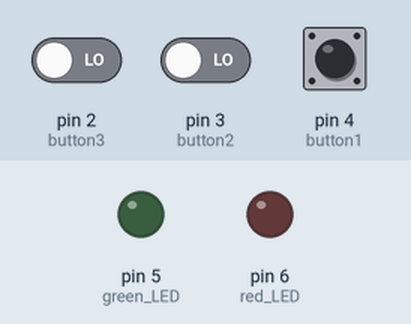
Recording of a sketch running on a simulated Arduino Uno, built with avr-gcc and run on an emulated ATmega328P. On the bench: output pins drawn as LEDs (lit = HIGH). Inputs (shaded band) come from the test bench; at power-on: pin 2 (button3) LOW, pin 3 (button2) LOW, pin 4 (button1) LOW.

Above: at 1.2 s.
1.3 s: pin 2 (button3) driven HIGH and pin 3 (button2) driven HIGH
At 1.7 s:
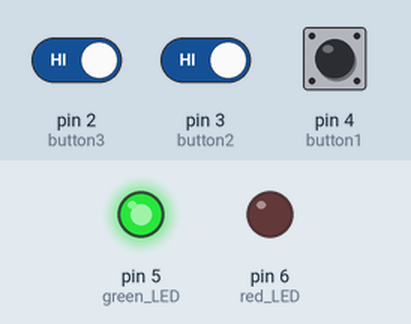
4.3 s: pin 4 (button1) pulled HIGH for 0.15 s
At 4.7 s:
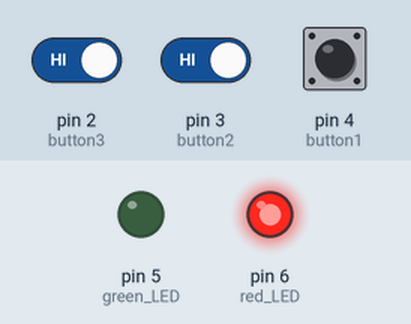
7.3 s: pin 2 (button3) driven LOW
At 7.7 s:
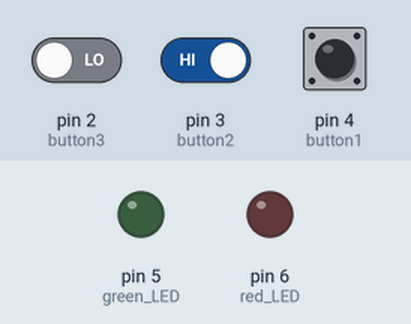
8.8 s: pin 2 (button3) driven HIGH
At 9.2 s:
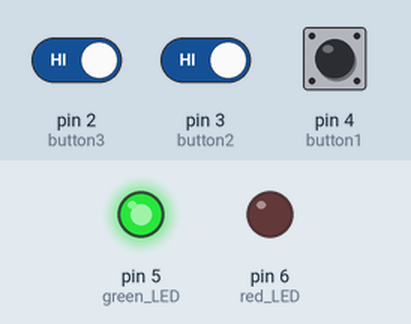
11.8 s: pin 3 (button2) driven LOW
At 12.3 s:
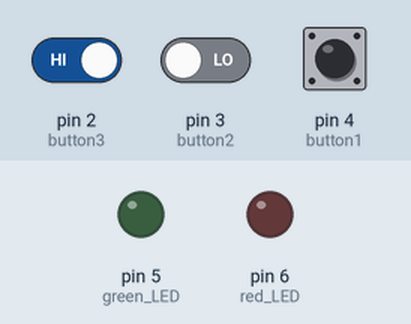
Timing chart, 0 to 14.3 s (numbered marks = the images above; inputs shaded):
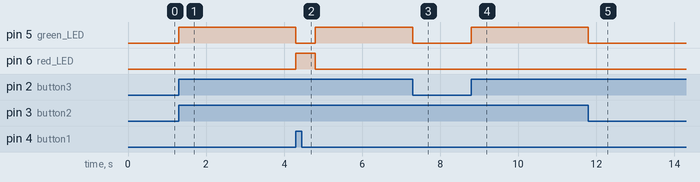

The sketch:

touchBox.ino
```cpp
/*
    | Stephen Penkov | CISP440 | Arduino Project | 5/8/17 |
    Purpose: This portion of the Brain Matter project is a box that contains
    3 buttons. The green LED lights up when the correct combination of two buttons
    are pressed simultaneously pressed. For the wrong inputs that we care about, the red
    LED will light up indicating a "false" input.
*/
//Constant variables that set the pin numbers. Buttons 2-4, LED's 5-6.
const int button1 = 4;
const int button2 = 3;
const int button3 = 2;
const int green_LED = 5;
const int red_LED =  6;
// variables that hold the current states
int state1 = 0, state2 = 0, state3 = 0;
void setup(){

  //initialize the pushbuttons as the inputs.
  pinMode(button1, INPUT);
  pinMode(button2, INPUT);
  pinMode(button3, INPUT);
  //initialize the LED's as the outputs.
  pinMode(green_LED, OUTPUT);
  pinMode(red_LED, OUTPUT);
}
void loop(){

  //Get the button states.
  state1 = digitalRead(button1);
  state2 = digitalRead(button2);
  state3 = digitalRead(button3);
  //For the wrong inputs that we care about, light up the red LED.
  if(state1 && state2 && !state3 || state1 && !state2 && state3 || state1 && state2 && state3) {
    digitalWrite(red_LED, HIGH);
    delay(500);
    digitalWrite(red_LED, LOW);
  }

  //if button's 2 and 3 are pressed, light up the green LED.
  if(state2 && state3 && !state1 ) {
    digitalWrite(green_LED, HIGH);
    delay(500);
    digitalWrite(green_LED, LOW);
  }
}
```

Measured:
- after the input at 1.3 s, pin 5 (green_LED): LOW → HIGH at once
- after the input at 4.3 s, pin 5 (green_LED): HIGH → LOW at once, → HIGH 0.50 s later; pin 6 (red_LED): LOW → HIGH at once, → LOW 0.50 s later
- after the input at 7.3 s, pin 5 (green_LED): HIGH → LOW at once
- after the input at 8.8 s, pin 5 (green_LED): LOW → HIGH at once
- after the input at 11.8 s, pin 5 (green_LED): HIGH → LOW at once
